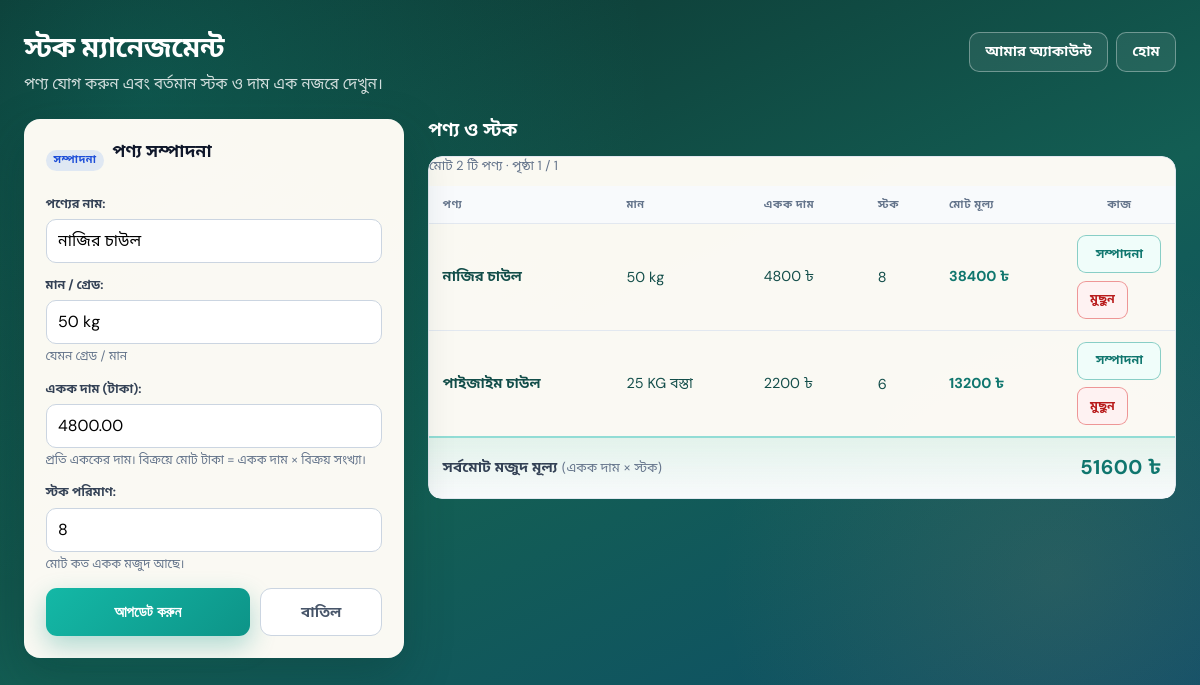
/stock/?page=1&edit=5 (signed in), run on the app's committed database.
### stock/models.py (models this page shows, shortened)
class Product(models.Model):
    name = models.CharField(max_length=255)
    quality = models.CharField(max_length=255, help_text='যেমন গ্রেড / মান')
    price = models.DecimalField(
        max_digits=12,
        decimal_places=2,
        help_text='প্রতি এককের দাম (টাকা)। বিক্রয় মোট = একক দাম × পরিমাণ।',
    )
    stock_quantity = models.PositiveIntegerField(default=0)
    class Meta:
        db_table = 'stock_management_product'
        ordering = ['name']

### stock/views.py (the view, shortened to what this page needs)
# urls.py: path('', views.StockDashboardView.as_view(), name='dashboard'),
class StockDashboardView(LoginRequiredMixin, View):
    login_url = '/'
    template_name = 'stock/dashboard.html'
    def get(self, request):
        editing = None
        form = ProductForm()
        edit_pk = request.GET.get('edit')
        if edit_pk:
            try:
                pk = int(edit_pk, base=10)
            except (TypeError, ValueError):
                messages.error(request, 'অবৈধ পণ্য নির্বাচন।')
                return redirect('stock:dashboard')
            editing = get_object_or_404(Product, pk=pk)
            form = ProductForm(instance=editing)
        return render(
            request,
            self.template_name,
            self._ctx(request, product_form=form, editing_product=editing),
        )
    def _ctx(self, request, product_form=None, editing_product=None):
        qs = _products_with_line_value()
        grand = qs.aggregate(grand=Sum('line_value'))['grand']
        paginator = Paginator(qs.order_by('name'), PAGE_SIZE)
        products_page = paginator.get_page(request.GET.get('page'))
        return {
            'products_page': products_page,
            'stock_total_value': grand if grand is not None else Decimal('0'),
            'product_form': product_form if product_form is not None else ProductForm(),
            'editing_product': editing_product,
        }

### stock/forms.py
class ProductForm(forms.ModelForm):
    class Meta:
        model = Product
        fields = ['name', 'quality', 'price', 'stock_quantity']
        labels = {
            'name': 'পণ্যের নাম',
            'quality': 'মান / গ্রেড',
            'price': 'একক দাম (টাকা)',
            'stock_quantity': 'স্টক পরিমাণ',
        }
        help_texts = {
            'price': 'প্রতি এককের দাম। বিক্রয়ে মোট টাকা = একক দাম × বিক্রয় সংখ্যা।',
            'stock_quantity': 'মোট কত একক মজুদ আছে।',
        }
        widgets = {
            'name': forms.TextInput(attrs=_sm_input),
            'quality': forms.TextInput(attrs=_sm_input),
            'price': forms.NumberInput(
                attrs={**_sm_input, 'step': '1', 'min': '0', 'inputmode': 'numeric'}
            ),
            'stock_quantity': forms.NumberInput(attrs={**_sm_input, 'min': '0'}),
        }

### stock/views.py (called while the page is built)
def _products_with_line_value():
    return Product.objects.annotate(
        line_value=ExpressionWrapper(
            F('price') * F('stock_quantity'),
            output_field=DecimalField(max_digits=18, decimal_places=2),
        )
    )

### stock/templates/stock/dashboard.html (shortened to what this page needs)
{% load static %}
{% load stock_tags %}
<!DOCTYPE html>
<html lang="bn">
<head>
  <link rel="stylesheet" href="{% static 'stock/css/dashboard.css' %}">
</head>
<body class="sm-page">
  <div class="sm-wrap">
    <header class="sm-top">
      <div class="sm-top-intro">
        <h1>স্টক ম্যানেজমেন্ট</h1>
        <p>পণ্য যোগ করুন এবং বর্তমান স্টক ও দাম এক নজরে দেখুন।</p>
      </div>
      <nav class="sm-nav" aria-label="পেজ নেভিগেশন">
        <a href="{% url 'user_authentication:my_account' %}">আমার অ্যাকাউন্ট</a>
        <a href="{% url 'user_authentication:login' %}">হোম</a>
      </nav>
    </header>
    <div class="sm-main-layout">
      <aside class="sm-card sm-card--form" aria-labelledby="product-form-title">
        <div class="sm-card-header">
          {% if editing_product %}
            <span class="sm-badge sm-badge--edit">সম্পাদনা</span>
            <h2 id="product-form-title">পণ্য সম্পাদনা</h2>
          {% else %}
            <span class="sm-badge">পণ্য</span>
            <h2 id="product-form-title">নতুন পণ্য যোগ করুন</h2>
          {% endif %}
        </div>
        <form method="post" novalidate action="{% url 'stock:dashboard' %}">
          {% for field in product_form %}
            <div class="sm-field">
              {{ field.label_tag }}
              {{ field }}
              {% if field.help_text %}<span class="helptext">{{ field.help_text }}</span>{% endif %}
            </div>
          {% endfor %}
          <div class="sm-form-actions{% if editing_product %} sm-form-actions--dual{% endif %}">
            {% if editing_product %}
              <button type="submit" name="update_product" value="1" class="sm-submit">আপডেট করুন</button>
              <a href="{% url 'stock:dashboard' %}" class="sm-btn-cancel">বাতিল</a>
            {% else %}
              <button type="submit" name="add_product" value="1" class="sm-submit">পণ্য সংরক্ষণ করুন</button>
            {% endif %}
          </div>
        </form>
      </aside>
      <section class="sm-stock-panel" aria-labelledby="stock-list-title">
        <h2 id="stock-list-title">পণ্য ও স্টক</h2>
        <div class="sm-table-scroll" role="region" aria-label="পণ্য তালিকা, অনুভূমিক স্ক্রল">
          <div class="sm-table-wrap">
            {% if products_page.paginator.count %}
              <p class="sm-pagination-summary">
                মোট {{ products_page.paginator.count }} টি পণ্য · পৃষ্ঠা {{ products_page.number }} / {{ products_page.paginator.num_pages }}
              </p>
              <table class="sm-table">
                <thead>
                  <tr>
                    <th scope="col">পণ্য</th>
                    <th scope="col">মান</th>
                    <th scope="col" class="sm-num">একক দাম</th>
                    <th scope="col" class="sm-num">স্টক</th>
                    <th scope="col" class="sm-num sm-col-total">মোট মূল্য</th>
                    <th scope="col" class="sm-col-actions">কাজ</th>
                  </tr>
                </thead>
                <tbody>
                  {% for p in products_page %}
                    <tr class="{% if p.stock_quantity < 5 %}sm-stock-low{% endif %}">
                      <td data-label="পণ্য"><strong>{{ p.name }}</strong></td>
                      <td data-label="মান">{{ p.quality }}</td>
                      <td class="sm-num" data-label="একক দাম">{{ p.price|floatformat:0 }} ৳</td>
                      <td class="sm-num sm-stock-cell" data-label="স্টক">{{ p.stock_quantity }}</td>
                      <td class="sm-num sm-line-value" data-label="মোট মূল্য">{{ p.line_value|floatformat:0 }} ৳</td>
                      <td class="sm-actions" data-label="কাজ">
                        <div class="sm-action-btns">
                          <a href="{% url 'stock:dashboard' %}?page={{ products_page.number }}&edit={{ p.pk }}" class="sm-btn-edit">সম্পাদনা</a>
                          <form method="post" class="sm-delete-form" action="{% url 'stock:dashboard' %}">
                            <button type="submit" name="delete_product" value="1" class="sm-btn-delete" onclick="return confirm('এই পণ্য মুছে ফেলতে চান?');">মুছুন</button>
                          </form>
                        </div>
                      </td>
                    </tr>
                  {% endfor %}
                </tbody>
              </table>
              <div class="sm-stock-total-bar">
                <span class="sm-stock-total-label">সর্বমোট মজুদ মূল্য <span class="sm-stock-total-hint">(একক দাম × স্টক)</span></span>
                <strong class="sm-stock-total-value">{{ stock_total_value|floatformat:0 }} ৳</strong>
              </div>
            {% else %}
              <p class="sm-empty">এখনও কোনো পণ্য যোগ করা হয়নি। বামের ফর্ম থেকে (মোবাইলে উপরের ফর্ম) পণ্য যোগ করুন।</p>
            {% endif %}
          </div>
        </div>
      </section>
    </div>
  </div>
</body>
</html>

### data on the page
Product: product_form "নাজির চাউল" "50 kg" "4800.00" "8", name "নাজির চাউল", quality "50 kg", price "4800", stock_quantity "8", line_value "38400"
Product: name "পাইজাইম চাউল", quality "25 KG বস্তা", price "2200", stock_quantity "6", line_value "13200"

### other printed values
{{ field.label_tag }} "পণ্যের নাম:" "মান / গ্রেড:" "একক দাম (টাকা):" "স্টক পরিমাণ:"
{{ field.help_text }} "যেমন গ্রেড / মান" "প্রতি এককের দাম। বিক্রয়ে মোট টাকা = একক দাম × বিক্রয় সংখ্যা।" "মোট কত একক মজুদ আছে।"
{{ products_page.paginator.count }} "2"
{{ products_page.number }} "1"
{{ products_page.paginator.num_pages }} "1"
{{ stock_total_value|floatformat:0 }} "51600"
